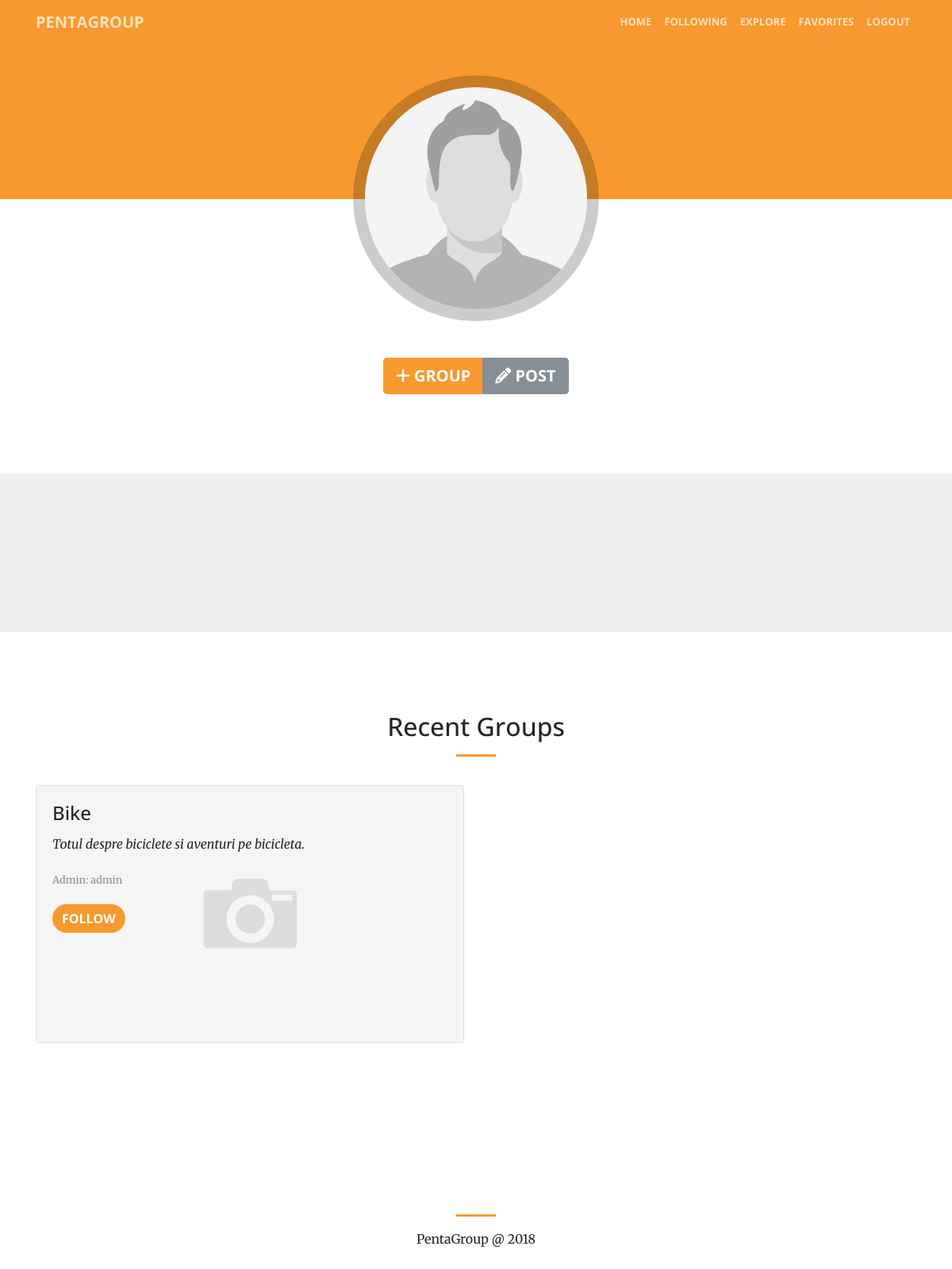
The app's page /home/ (signed in) with its own data.
### core/models.py (models this page shows, shortened)
class Group(models.Model):
    admin = models.ForeignKey('auth.User')
    title = models.CharField('Title', max_length=200, help_text="Add a title for your desired group")
    image = models.ImageField('Image', upload_to = 'img/groups/', default = 'img/groups/default-img.gif', null=True)
    category_ref = models.ForeignKey('Category', null=True, help_text="Specify the category", verbose_name="Category")
    description = models.TextField('Description', help_text='Add a short description')
    created_date = models.DateTimeField('Created', blank=True, null=True)

### core/views.py (the view)
# urls.py: url(r'^home/$', login_required(Home.as_view()), name='home'),
class Home(ListView):
    model = Action
    template_name = 'core/home.html'
    context_object_name = 'actions'
    queryset = Action.objects.all().order_by('-id')[:15]
    def get_recent_groups(self):
        return Group.objects.all().order_by('-created_date')
    def get_context_data(self, **kwargs):
        context = super(Home, self).get_context_data(**kwargs)
        context['groups'] = self.get_recent_groups()
        return context

### core/templates/core/home.html (shortened to what this page needs)
{% extends 'core/base.html' %} {% load staticfiles %} {% load activity_tags %} {% block content %}
<section id="buttons">
  <div class="container">
    <div class="row">
      <div class="col-lg-8 mx-auto text-center">
        <div class="btn-group btn-group-lg" role="group" aria-label="Actions">
          <a href="{% url 'create-group' %}" class="btn btn-primary">  <i class="fa fa-plus" aria-hidden="true"></i> Group</a>
          <a href="{% url 'create-post' %}" class="btn btn-secondary">  <i class="fa fa-pencil" aria-hidden="true"></i> Post</a>
        </div>
      </div>
    </div>
  </div>
</section>
<section class="bg-gray-light">
</section>
<section id="popular">
  <div class="container">
    <h2 class="text-center">Recent Groups</h2>
    <hr class="primary">
    <div class="row">
      {% for group in groups %}
      <div class="col-sm-6 group-item">
        <div class="card card-inverse">
          <img class="card-img" src="{{ group.image.url }}" alt="Card image">
          <div class="card-img-overlay">
            <h4 class="card-title">{{ group.title }}</h4>
            <p class="card-text">
              <i>{{ group.description }}</i>
            </p>
            <p class="card-text">
              <small class="text-muted">Admin: {{group.admin.username }} </small>
            </p>
            <p class="card-text">
              {% if group.is_user_member == True %}
              <a href="#" class="btn btn-secondary">Following</a>
              {% else %}
              <a href="#" class="btn btn-primary">Follow</a>
              {% endif %}
            </p>
          </div>
        </div>
      </div>
      {% endfor %}
    </div>
  </div>
</section>
{% endblock %}

### core/templates/core/base.html (shortened to what this page needs)
{% load staticfiles %}
<!DOCTYPE html>
<html lang="en">
<head>
  <link href="{% static 'vendor/bootstrap/css/bootstrap.min.css' %}" rel="stylesheet">
  <link href="{% static 'vendor/font-awesome/css/font-awesome.min.css' %}" rel="stylesheet" type="text/css">
  <link href="{% static 'vendor/magnific-popup/magnific-popup.css' %}" rel="stylesheet">
  <link href="{% static 'css/pentagroup.css' %}" rel="stylesheet">
</head>
<body id="page-top">
  <nav class="navbar navbar-expand-lg navbar-light fixed-top" id="mainNav">
    <div class="container">
      <a class="navbar-brand js-scroll-trigger" href="#page-top">PentaGroup</a>
      <div class="collapse navbar-collapse" id="navbarResponsive">
        <ul class="navbar-nav ml-auto">
          <li class="nav-item">
            <a class="nav-link js-scroll-trigger" href="{% url 'home' %}">Home</a>
          </li>
          <li class="nav-item">
            <a class="nav-link js-scroll-trigger" href="{% url 'following' %}">Following</a>
          </li>
          <li class="nav-item">
            <a class="nav-link js-scroll-trigger" href="{% url 'explore' %}">Explore</a>
          </li>
          <li class="nav-item">
              <a class="nav-link js-scroll-trigger" href="{% url 'favorites' %}">Favorites</a>
            </li>
          <li class="nav-item">
            <a class="nav-link js-scroll-trigger" href="{% url 'logout' %}">Logout</a>
          </li>
        </ul>
      </div>
    </div>
  </nav>
  <section class="bg-primary" id="profile">
    <div class="container">
      <div class="row">
        <div class="col-lg-8 mx-auto text-center">
          <div id="profile-wrap">
            <div class="pulse1"></div>
            <div class="profile-image"></div>
          </div>
        </div>
      </div>
    </div>
  </section>
  {% block content %} {% endblock %}
  <section id="contact">
    <div class="container">
      <div class="row">
        <div class="col-lg-8 mx-auto text-center">
          <hr class="primary">
          <p>PentaGroup @ 2018</p>
        </div>
      </div>
    </div>
  </section>
</body>
</html>

### core/static/css/pentagroup.css (style rules this page uses)
body, html { width: 100%; height: 100%; }
body { font-family: 'Merriweather', 'Helvetica Neue', Arial, sans-serif; }
hr { max-width: 50px; border-width: 3px; border-color: #F7992E; }
a { color: #F7992E; -webkit-transition: all 0.2s; -moz-transition: all 0.2s; transition: all 0.2s; }
h1, h2, h3, h4, h5, h6 { font-family: 'Open Sans', 'Helvetica Neue', Arial, sans-serif; }
p { font-size: 16px; line-height: 1.5; margin-bottom: 20px; }
.bg-primary { background-color: #F7992E !important; }
.bg-gray-light { background-color: #efefef !important; }
section { padding: 100px 0; }
body { -webkit-tap-highlight-color: #222222; }
#mainNav { border-color: rgba(34, 34, 34, 0.05); background-color: white; font-family: 'Open Sans', 'Helvetica Neue', Arial, sans-serif; -webkit-transition: all 0.2s; -moz-transition: all 0.2s; transition: all 0.2s; }
#mainNav .navbar-brand { font-weight: 700; text-transform: uppercase; color: #F7992E; font-family: 'Open Sans', 'Helvetica Neue', Arial, sans-serif; }
#mainNav .navbar-nav > li.nav-item > a.nav-link:focus, #mainNav .navbar-nav > li.nav-item > a.nav-link { font-size: 13px; font-weight: 700; text-transform: uppercase; color: #222222; }
@media (min-width: 992px) { #mainNav { border-color: rgba(255, 255, 255, 0.3); background-color: transparent; } }
@media (min-width: 992px) { #mainNav .navbar-brand { color: rgba(255, 255, 255, 0.7); } }
@media (min-width: 992px) { #mainNav .navbar-nav > li.nav-item > a.nav-link, #mainNav .navbar-nav > li.nav-item > a.nav-link:focus { color: rgba(255, 255, 255, 0.7); } }
.btn-primary { color: white; border-color: #F7992E; background-color: #F7992E; }
.btn { font-weight: 700; text-transform: uppercase; border: none; border-radius: 300px; font-family: 'Open Sans', 'Helvetica Neue', Arial, sans-serif; }
.group-item { margin-top: 20px; }
#profile { padding-bottom: 150px; margin-bottom: 100px; }
.profile-image { position: absolute; margin: 0 auto; margin-top: 10px; top: 0; bottom: 0; left: 0; right: 0; z-index: 0; display: block; height: 280px; width: 280px; border-radius: 50%; background-image: url("../img/profile/male.jpg"); background-size: 100%; overflow: hidden; -webkit-box-shadow: 0 0 0px 15px rgba(0, 0, 0, 0.2); -moz-box-shadow: 0 0 0px 15px rgba(0, 0, 0, 0.2); box-shadow: 0 0 0px 15px rgba(0, 0, 0, 0.2); transition: all ease 0.3s; }
#profile-wrap { position: absolute; margin: 0 auto; top: 0; bottom: 0; left: 0; right: 0; text-align: center; height: 460px; width: 450px; }
.pulse1 { border: 2px solid rgba(255, 255, 255, 0); box-shadow: inset 0px 0px 15px 10px rgba(0, 0, 0, 0); }
html, body { height: 100%; }
.group-item { transition: all .2s ease-in-out; }

### records on screen
Group: image (placeholder picture), title "Bike", description "Totul despre biciclete si aventuri pe bicicleta.", admin.username "admin"
